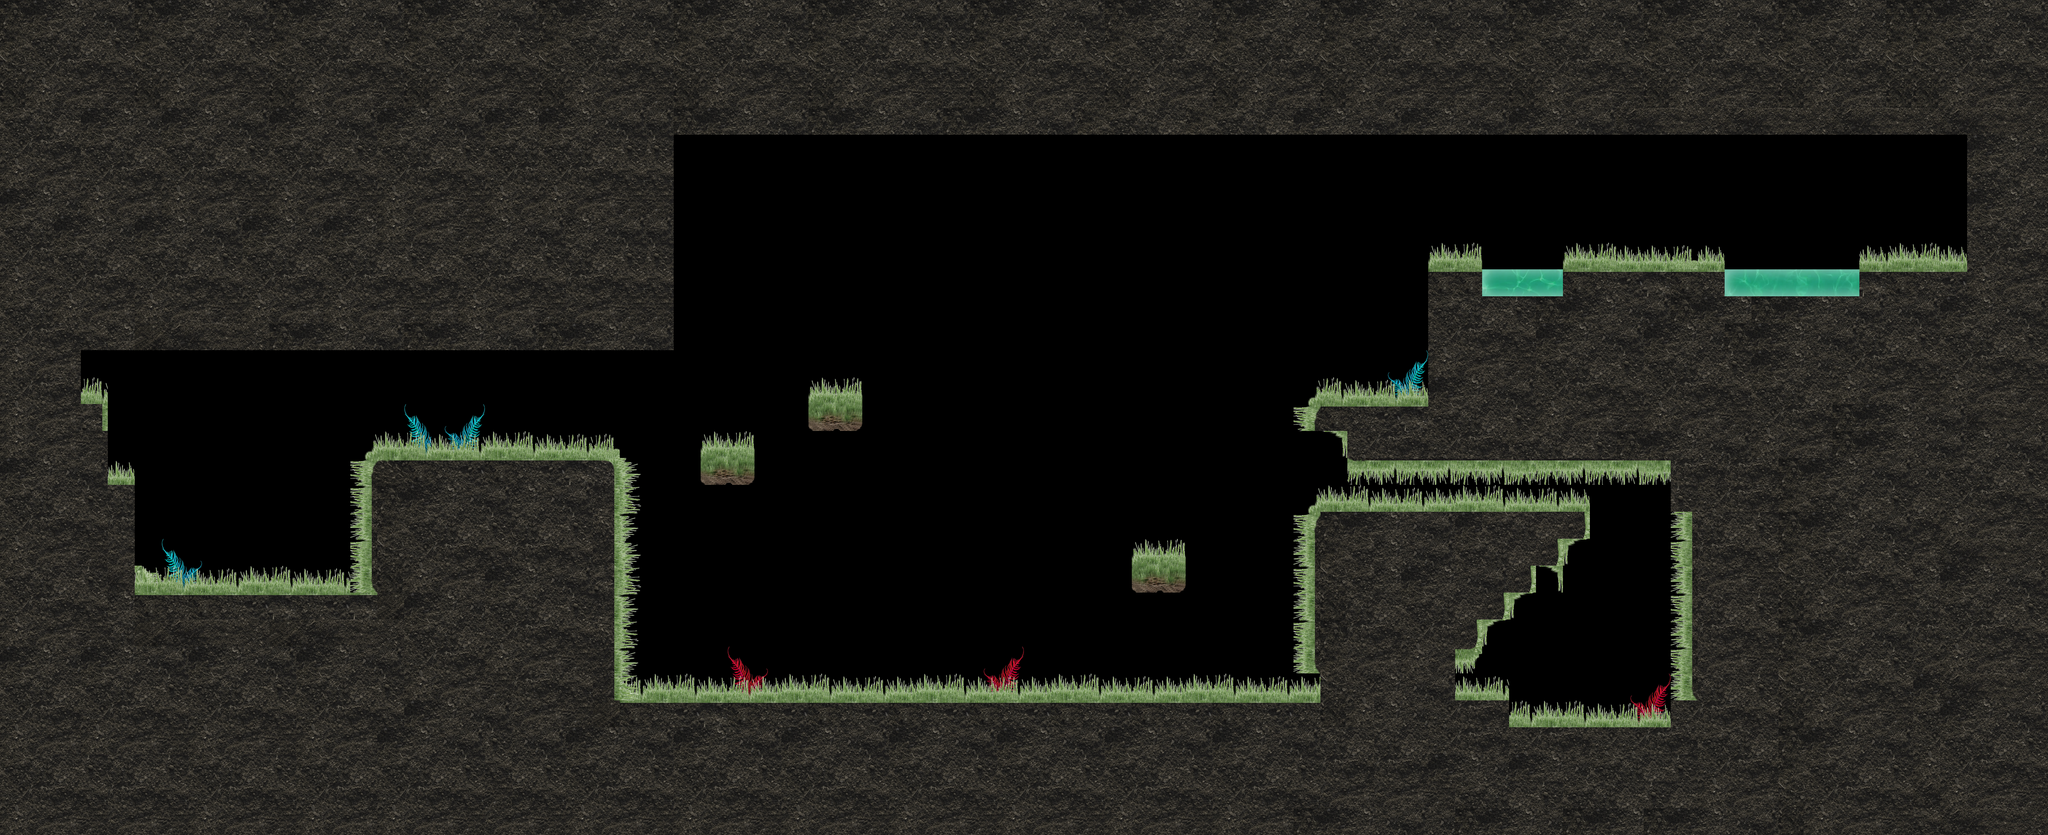

Rendered tile map (Tiled .tmx) drawn with the repository's tilesets; below, a short description and the map source with its tile grids summarised:
An orthogonal 76x31 tile map with 64x64 px tiles, 3 tile layers (plateforme_collide, plantes, plateforme_traverse).

<map version="1.5" tiledversion="2021.02.15" orientation="orthogonal" renderorder="right-down" width="76" height="31" tilewidth="64" tileheight="64" infinite="0" nextlayerid="4" nextobjectid="1">
 <tileset firstgid="1" name="sprite_props" tilewidth="64" tileheight="64" tilecount="220" columns="20">
  <image source="../../_assets/_export/_tileset/sprite_props.png" width="1280" height="720" />
 </tileset>
 <layer id="1" name="plateforme_collide" width="76" height="31">
  <data>[2356 cells, 1565 non-empty, 43 distinct tile ids]</data>
 </layer>
 <layer id="3" name="plantes" width="76" height="31">
  <data>[2356 cells, 61 non-empty, 25 distinct tile ids]</data>
 </layer>
 <layer id="2" name="plateforme_traverse" width="76" height="31">
  <data>[2356 cells, 140 non-empty, 42 distinct tile ids]</data>
 </layer>
</map>
